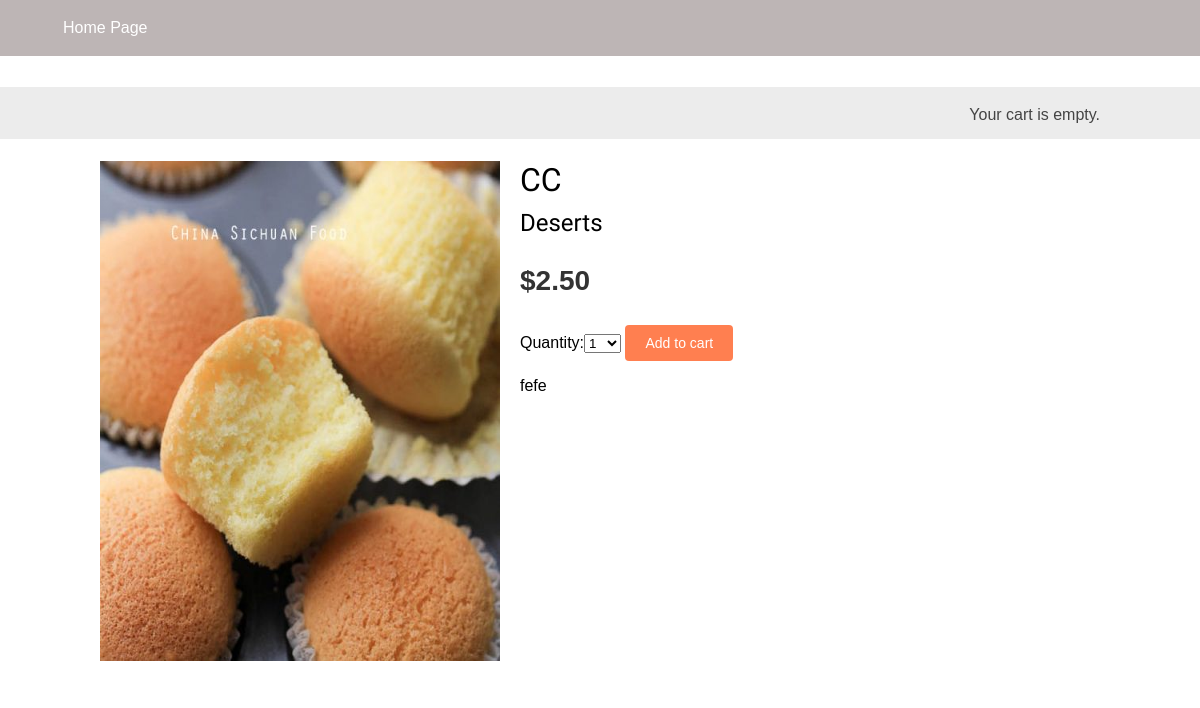
/foods/1/cc/, run on the app's committed database.
### chineseSpicyFlavor/models.py (models this page shows, shortened)
class Product(models.Model):
    category = models.ForeignKey(Category,
                                 related_name='products',
                                 on_delete=models.CASCADE)
    name = models.CharField(max_length=200, db_index=True)
    slug = models.SlugField(max_length=200, db_index=True)
    image = models.ImageField(upload_to='products/%Y/%m/%d',
                              blank=True)
    description = models.TextField(blank=True)
    price = models.DecimalField(max_digits=10, decimal_places=2)
    available = models.BooleanField(default=True)
    created = models.DateTimeField(auto_now_add=True)
    updated = models.DateTimeField(auto_now=True)
    class Meta:
        ordering = ('name',)
        index_together = (('id', 'slug'),)

class Category(models.Model):
    name = models.CharField(max_length=200,
                            db_index=True)
    slug = models.SlugField(max_length=200,
                            unique=True)
    class Meta:
        ordering = ('name',)
        verbose_name = 'category'
        verbose_name_plural = 'categories'
    def __str__(self):
        return self.name
    def get_absolute_url(self):
        return reverse('chineseSpicyFlavor:product_list_by_category',
                       args=[self.slug])

### chineseSpicyFlavor/views.py (the view)
# urls.py: path('foods/<int:id>/<slug:slug>/', views.product_detail,
def product_detail(request, id, slug):
    product = get_object_or_404(Product,
                                id=id,
                                slug=slug,
                                available=True)
    cart_product_form = CartAddProductForm()
    return render(request,
                  'shop/product/detail.html',
                  {'product': product,
                   'cart_product_form': cart_product_form})

### cart/forms.py
class CartAddProductForm(forms.Form):
    quantity = forms.TypedChoiceField(
                                choices=PRODUCT_QUANTITY_CHOICES,
                                coerce=int)
    update = forms.BooleanField(required=False,
                                initial=False,
                                widget=forms.HiddenInput)

### cart/cart.py (called while the page is built)
    def __len__(self):
        return sum(item['quantity'] for item in self.cart.values())

### cart/context_processors.py (called while the page is built)
def cart(request):
    return {'cart': Cart(request)}

### chineseSpicyFlavor/templates/shop/product/detail.html (shortened to what this page needs)
{% extends "shop/base.html" %}
{% load static %}
{% block content %}
  <div class="product-detail">
    <img src="{% if product.image %}{{ product.image.url }}{% else %}{% static "img/no_image.png" %}{% endif %}" width="100" height="500" alt="">
    <h1>{{ product.name }}</h1>
    <h2><a href="{{ product.category.get_absolute_url }}">{{ product.category }}</a></h2>
    <p class="price">${{ product.price }}</p>
    <form action="{% url "cart:cart_add" product.id %}" method="post">
      {{ cart_product_form }}
      <input type="submit" value="Add to cart">
    </form>
    {{ product.description|linebreaks }}
  </div>
{% endblock %}

### chineseSpicyFlavor/static/css/base.css (style rules this page uses)
body { margin: 0; padding: 0; font-family: helvetica, sans-serif; }
h1, h2, h3, h4, h5, h6 { font-family: 'Ubuntu', sans-serif; font-weight: normal; }
a { text-decoration: none; color: black; }
a.button, input[type="submit"] { color: white; background: coral; border-radius: 4px; padding: 10px 20px; font-size: 14px; border: 0; }
.product-detail { text-align: justify; }
.product-detail .price { color: #333; font-size: 28px; font-weight: bold; }
.product-detail img { width: 40%; float: left; padding: 0 20px 20px 0; }
.product-detail h1 { margin-bottom: 0; }
.product-detail h2 { margin-top: 10px; }

### data on the page
Product: image (picture), name "CC", category "Deserts", price "2.50", description "fefe"
